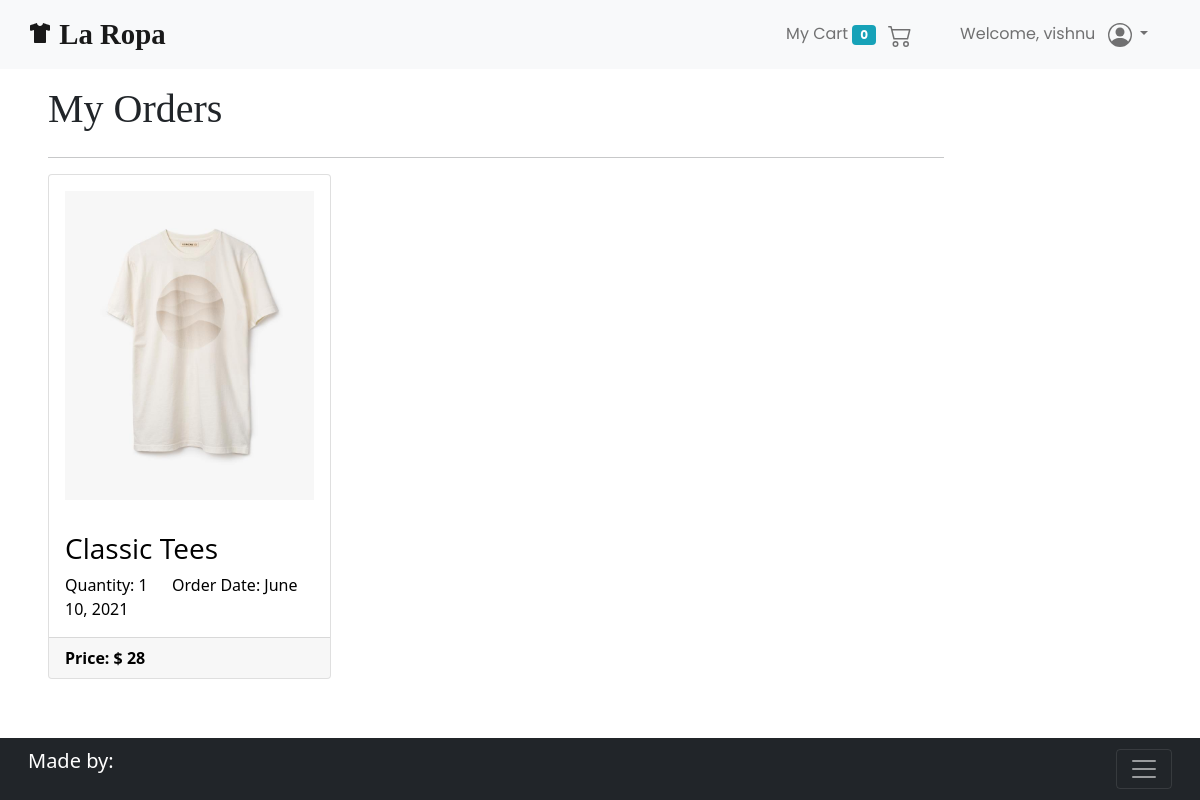
Page /orders/ (signed in) on the earlier database version.
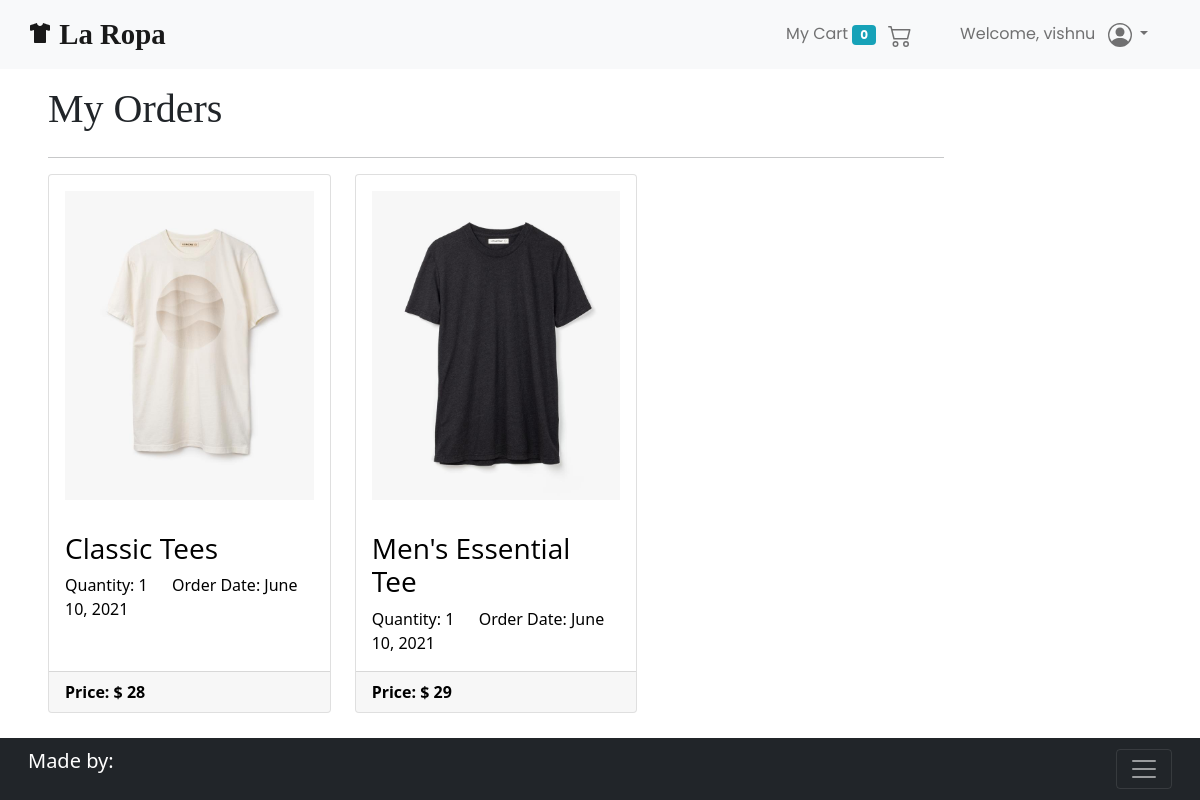
Same page on the later database version.
### ecomm/models.py (models this page shows, shortened)
class Order(models.Model):
    product = models.ForeignKey(Product, on_delete=models.CASCADE)
    user = models.ForeignKey(User, on_delete=models.CASCADE)
    quantity = models.IntegerField(default=1)
    price = models.IntegerField()
    address = models.CharField(max_length=200, blank=True)
    phone = models.CharField(max_length=20, blank=True)
    date = models.DateField(default=datetime.datetime.today)
    card_name = models.CharField(max_length=200, blank=True)
    card_number = models.CharField(max_length=20, blank=True)
    card_cvv = models.IntegerField(default=0)

class Product(models.Model):
    title = models.CharField(max_length=120)
    desc = models.CharField(max_length=500)
    price = models.FloatField(default=0.00)
    size = models.CharField(choices=SIZE, max_length=2)
    category = models.CharField(choices=CATEGORIES, max_length=2)
    img1 = models.ImageField(upload_to='ecomm/images', default='')
    img2 = models.ImageField(upload_to='ecomm/images', default='')
    img3 = models.ImageField(upload_to='ecomm/images', default='')

### ecomm/views.py (the view)
# urls.py: path('orders/', views.orderView, name="orders"),
@login_required
def orderView(request):
    user = request.user
    order = Order.objects.filter(user=user)
    context={
        'order' : order
    }
    return render(request, 'ecomm/orders.html', context)

### ecomm/templates/ecomm/orders.html (shortened to what this page needs)
{% extends 'base.html' %}
{% block content %}
    {% include 'nav.html' %}
    <div class="container-fluid row p-3 px-5">
        <h1>My Orders</h1>
        <div class="col-lg-10">
            <hr>
            <div class="row row-cols-1 row-cols-md-3 g-4">
            {% for items in order %}
                <div class="col">
                    <a href="/product/{{items.product.id}}/">
                        <div class="card h-100">
                            <img src={{items.product.img1.url}}
                                class="card-img-top p-3" alt="...">
                            <div class="card-body">
                                <h3 class="card-title">{{items.product.title}}</h3>
                                <p class="card-text">Quantity: {{items.quantity}} &emsp; Order Date: {{items.date}}</p>
                            </div>
                            <div class="card-footer">
                                <strong>Price: $ {{items.price}}</strong>
                            </div>
                        </div>
                    </a>
                </div>
            {% endfor %}
            </div>
        </div>
    </div>
    <br><br><br>
{% endblock content %}

Differences in the rows shown:
added Order: product.img1 (picture), product "Men's Essential Tee", quantity "1", date "June 10, 2021", price "29"
